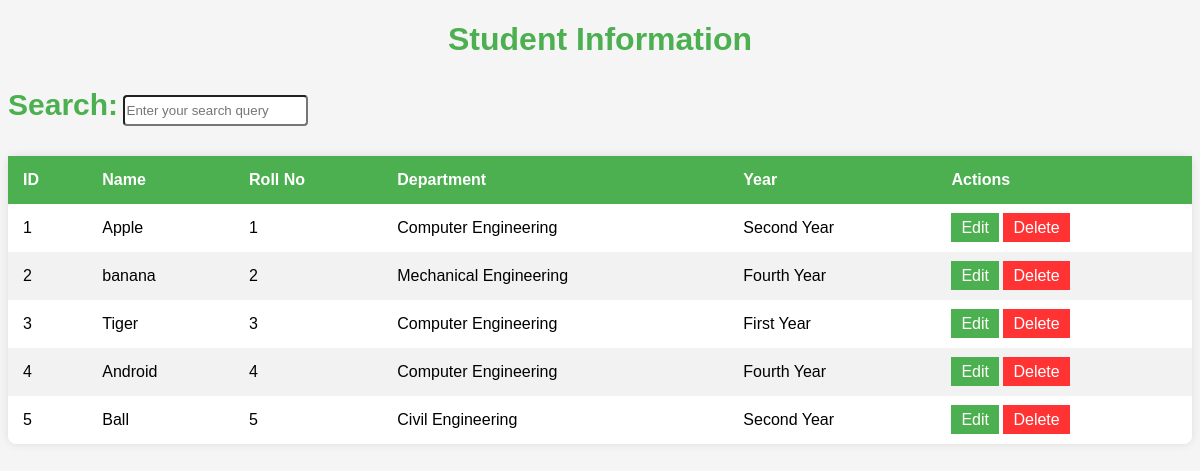
The app's page /info/ with its own data.
### app1/models.py (models this page shows)
class Home(models.Model):
    name = models.CharField(max_length=255)
    roll_no = models.IntegerField()
    department = models.CharField(
        max_length=50,
    )
    year = models.CharField(
        max_length=25,
    )

### app1/views.py (the view)
# urls.py: path('info/', views.info, name = "info"),
def info(request):
    obj = Home.objects.all()
    if request.GET.get('search'):
        obj = obj.filter(name__icontains = request.GET.get('search'))
    context = {'obj' : obj }
    return render(request, 'info.html',context)

### app1/templates/info.html (shortened to what this page needs)
<!DOCTYPE html>
<html lang="en">
<head>
</head>
<body>
  <a href = "/" class = "tag"><h1>Student Information</h1></a>
  <form class="frm">
        <label for="search">Search:</label>
        <input type="text"  name="search" placeholder="Enter your search query">
    </form>
  <table>
    <thead>
      <tr class = "cls">
        <th>ID</th>
        <th>Name</th>
        <th>Roll No</th>
        <th>Department</th>
        <th>Year</th>
        <th class="dp">Actions</th>
      </tr>
    </thead>
    <tbody>
    {% for x in obj %}
    <tr>
        <td>{{ forloop.counter }}</td>
        <td>{{ x.name }}</td>
        <td>{{ x.roll_no }}</td>
        <td>{{ x.department }}</td>
        <td>{{ x.year }}</td>
        <td><a href = "/update/{{x.id}}" class="update-btn">Edit</a>
        <a href = "/delete/{{x.id}}" class="delete-btn">Delete</a></td>
      </tr>
    {% endfor %}
    </tbody>
  </table>
</body>
</html>

### app1/templates/info.html (style rules this page uses)
body { font-family: 'Arial', sans-serif; background-color: #f5f5f5; align-items: center; justify-content: center; display: block; height: 100%; }
a { text-decoration:none; }
h1 { text-align: center; color: #333333; font-family: sans-serif; color: #4caf50; font-weight: bolder; list-style-type:none; }
tr { width: 100%; }
table { width: 100%; border-collapse: collapse; margin-top: 30px; background-color: #fff; box-shadow: 0 0 10px rgba(0, 0, 0, 0.1); border-radius: 8px; }
.update-btn { background-color: #4caf50; color: #fff; border: none; padding: 6px 10px; cursor: pointer; text-decoration: none; }
.delete-btn { background-color: #ff3333; color: #fff; border: none; padding: 6px 10px; cursor: pointer; text-decoration: none; }
th, td { padding: 15px; text-align: left; }
th { background-color: #4caf50; color: #fff; }
tr:nth-child(even) { background-color: #f2f2f2; }
.frm label { font-size:30px; color:#4caf50; font-weight:bold; }
.frm input { height:25px; margin-top:15px; border-radius:4px; color:#555555; }
.cls { background-color: #4caf50; }

### records on screen
Home: name "Apple", roll_no "1", department "Computer Engineering", year "Second Year"
Home: name "banana", roll_no "2", department "Mechanical Engineering", year "Fourth Year"
Home: name "Tiger", roll_no "3", department "Computer Engineering", year "First Year"
Home: name "Android", roll_no "4", department "Computer Engineering", year "Fourth Year"
Home: name "Ball", roll_no "5", department "Civil Engineering", year "Second Year"
